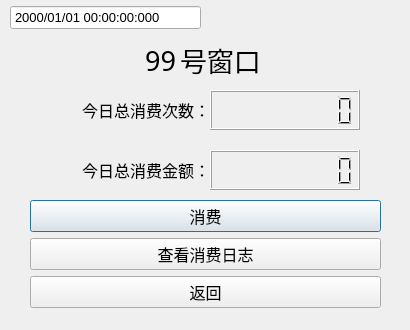
<?xml version="1.0" encoding="UTF-8"?>
<ui version="4.0">
 <class>WindowDialog</class>
 <widget class="QDialog" name="WindowDialog">
  <property name="geometry">
   <rect>
    <x>0</x>
    <y>0</y>
    <width>410</width>
    <height>330</height>
   </rect>
  </property>
  <property name="minimumSize">
   <size>
    <width>410</width>
    <height>330</height>
   </size>
  </property>
  <property name="maximumSize">
   <size>
    <width>410</width>
    <height>330</height>
   </size>
  </property>
  <property name="windowTitle">
   <string>食堂窗口</string>
  </property>
  <widget class="QLabel" name="winNumLabel">
   <property name="geometry">
    <rect>
     <x>135</x>
     <y>40</y>
     <width>41</width>
     <height>40</height>
    </rect>
   </property>
   <property name="font">
    <font>
     <family>仿宋</family>
     <pointsize>20</pointsize>
    </font>
   </property>
   <property name="text">
    <string>99</string>
   </property>
   <property name="alignment">
    <set>Qt::AlignRight|Qt::AlignTrailing|Qt::AlignVCenter</set>
   </property>
  </widget>
  <widget class="QLabel" name="label_2">
   <property name="geometry">
    <rect>
     <x>180</x>
     <y>40</y>
     <width>101</width>
     <height>40</height>
    </rect>
   </property>
   <property name="font">
    <font>
     <family>仿宋</family>
     <pointsize>20</pointsize>
    </font>
   </property>
   <property name="text">
    <string>号窗口</string>
   </property>
  </widget>
  <widget class="QLCDNumber" name="csTimesLCD">
   <property name="geometry">
    <rect>
     <x>210</x>
     <y>90</y>
     <width>150</width>
     <height>40</height>
    </rect>
   </property>
   <property name="frameShape">
    <enum>QFrame::Box</enum>
   </property>
   <property name="digitCount">
    <number>9</number>
   </property>
   <property name="value" stdset="0">
    <double>0.000000000000000</double>
   </property>
  </widget>
  <widget class="QLabel" name="label_3">
   <property name="geometry">
    <rect>
     <x>30</x>
     <y>95</y>
     <width>180</width>
     <height>30</height>
    </rect>
   </property>
   <property name="font">
    <font>
     <family>Arial</family>
     <pointsize>12</pointsize>
    </font>
   </property>
   <property name="text">
    <string>今日总消费次数：</string>
   </property>
   <property name="alignment">
    <set>Qt::AlignRight|Qt::AlignTrailing|Qt::AlignVCenter</set>
   </property>
  </widget>
  <widget class="QLabel" name="label_4">
   <property name="geometry">
    <rect>
     <x>30</x>
     <y>155</y>
     <width>180</width>
     <height>30</height>
    </rect>
   </property>
   <property name="font">
    <font>
     <family>Arial</family>
     <pointsize>12</pointsize>
    </font>
   </property>
   <property name="text">
    <string>今日总消费金额：</string>
   </property>
   <property name="alignment">
    <set>Qt::AlignRight|Qt::AlignTrailing|Qt::AlignVCenter</set>
   </property>
  </widget>
  <widget class="QLCDNumber" name="csMoneyLCD">
   <property name="geometry">
    <rect>
     <x>210</x>
     <y>150</y>
     <width>150</width>
     <height>40</height>
    </rect>
   </property>
   <property name="frameShape">
    <enum>QFrame::Box</enum>
   </property>
   <property name="digitCount">
    <number>9</number>
   </property>
   <property name="value" stdset="0">
    <double>0.000000000000000</double>
   </property>
  </widget>
  <widget class="QWidget" name="verticalLayoutWidget">
   <property name="geometry">
    <rect>
     <x>30</x>
     <y>200</y>
     <width>351</width>
     <height>111</height>
    </rect>
   </property>
   <layout class="QVBoxLayout" name="verticalLayout">
    <item>
     <widget class="QPushButton" name="consumeButton">
      <property name="font">
       <font>
        <family>Arial</family>
        <pointsize>12</pointsize>
       </font>
      </property>
      <property name="text">
       <string>消费</string>
      </property>
     </widget>
    </item>
    <item>
     <widget class="QPushButton" name="csLogButton">
      <property name="font">
       <font>
        <family>Arial</family>
        <pointsize>12</pointsize>
       </font>
      </property>
      <property name="text">
       <string>查看消费日志</string>
      </property>
     </widget>
    </item>
    <item>
     <widget class="QPushButton" name="pushButton">
      <property name="font">
       <font>
        <family>Arial</family>
        <pointsize>12</pointsize>
       </font>
      </property>
      <property name="text">
       <string>返回</string>
      </property>
     </widget>
    </item>
   </layout>
  </widget>
  <widget class="QDateTimeEdit" name="dateTimeEdit">
   <property name="geometry">
    <rect>
     <x>10</x>
     <y>5</y>
     <width>191</width>
     <height>25</height>
    </rect>
   </property>
   <property name="font">
    <font>
     <family>Arial</family>
     <pointsize>10</pointsize>
    </font>
   </property>
   <property name="autoFillBackground">
    <bool>false</bool>
   </property>
   <property name="wrapping">
    <bool>false</bool>
   </property>
   <property name="readOnly">
    <bool>true</bool>
   </property>
   <property name="buttonSymbols">
    <enum>QAbstractSpinBox::NoButtons</enum>
   </property>
   <property name="accelerated">
    <bool>false</bool>
   </property>
   <property name="showGroupSeparator" stdset="0">
    <bool>false</bool>
   </property>
   <property name="currentSection">
    <enum>QDateTimeEdit::YearSection</enum>
   </property>
   <property name="displayFormat">
    <string>yyyy/MM/dd HH:mm:ss:zzz</string>
   </property>
   <property name="calendarPopup">
    <bool>false</bool>
   </property>
  </widget>
 </widget>
 <resources/>
 <connections/>
</ui>
